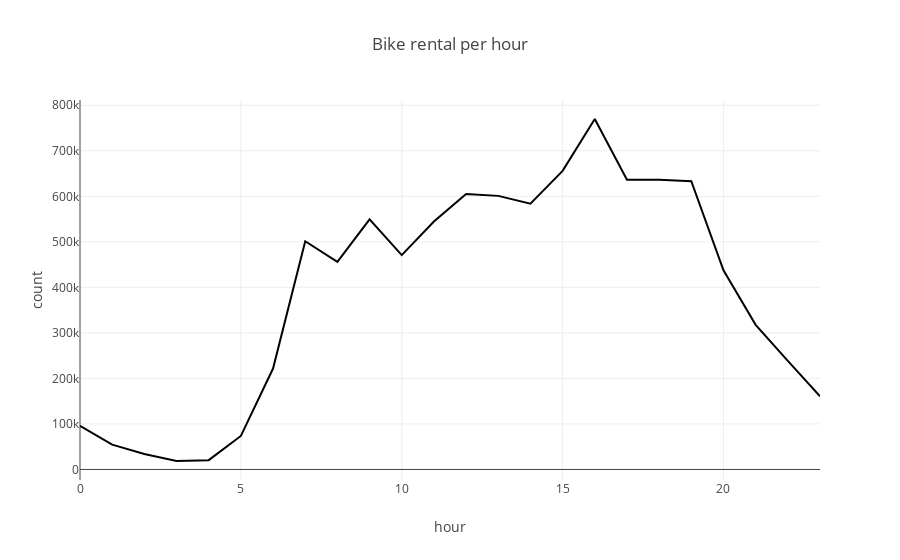

Here is the notebook cell this chart was saved with:
### Markdown cell above
# Data Analysis

### Code cell
# total count per hour 
hour_co=df.groupby('hour')['count'].sum().reset_index()
px.line(data_frame=hour_co,x='hour',y='count',title='Bike rental per hour')

### Figure 1 — Plotly figure (JSON) as saved in the notebook; plotly's stock layout.template omitted (floating-point values rounded to 4 significant figures)
{"data": [{"hovertemplate": "hour=%{x}<br>count=%{y}<extra></extra>", "legendgroup": "", "line": {"color": "#000001", "dash": "solid"}, "marker": {"symbol": "circle"}, "mode": "lines", "name": "", "orientation": "v", "showlegend": false, "type": "scatter", "x": [0, 1, 2, 3, 4, 5, 6, 7, 8, 9, 10, 11, 12, 13, 14, 15, 16, 17, 18, 19, 20, 21, 22, 23], "xaxis": "x", "y": [95604, 54462, 34121, 18606, 20453, 73639, 221710, 501310, 455865, 549582, 470816, 544530, 604989, 601000, 583780, 655990, 769855, 636626, 636553, 633089, 437629, 317720, 238653, 160929], "yaxis": "y"}], "layout": {"legend": {"tracegroupgap": 0}, "title": {"text": "Bike rental per hour"}, "xaxis": {"anchor": "y", "domain": [0, 1], "title": {"text": "hour"}}, "yaxis": {"anchor": "x", "domain": [0, 1], "title": {"text": "count"}}}}
